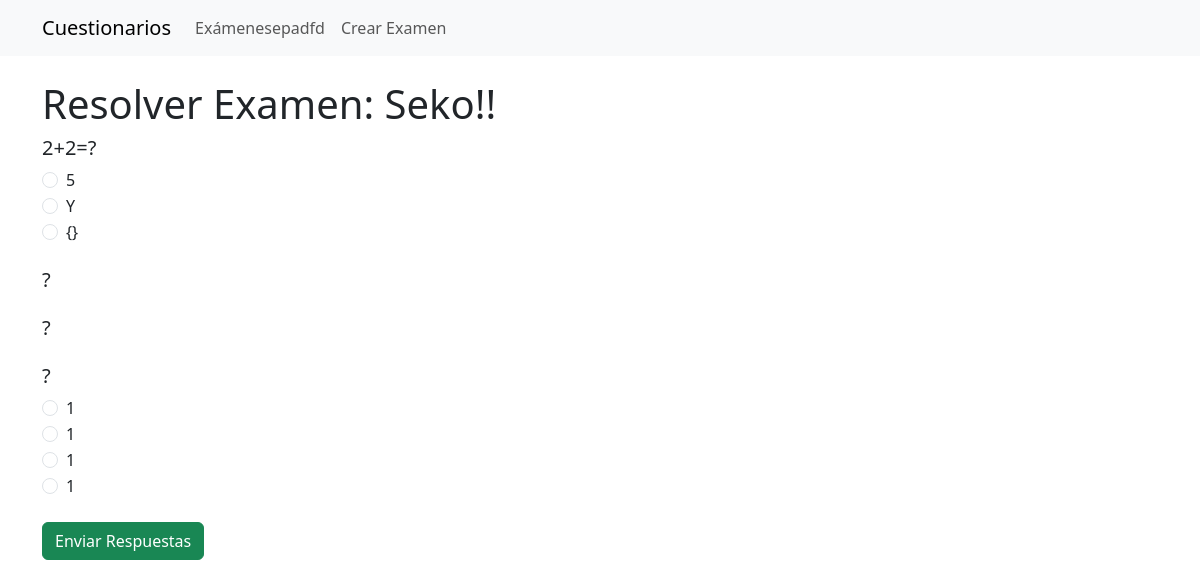
Screenshot of /exam/3/solve/ with the database file from the repository.
### quiz/models.py (models this page shows, shortened)
class Exam(models.Model):
    title = models.CharField(max_length=200, verbose_name="Título")
    description = models.TextField(blank=True, verbose_name="Descripción")
    created_date = models.DateTimeField(auto_now_add=True)

class Question(models.Model):
    exam = models.ForeignKey(Exam, on_delete=models.CASCADE, related_name='questions')
    text = models.TextField(verbose_name="Texto de la pregunta")

class Choice(models.Model):
    question = models.ForeignKey(Question, on_delete=models.CASCADE, related_name='choices')
    text = models.CharField(max_length=200, verbose_name="Texto")
    is_correct = models.BooleanField(default=False, verbose_name="Es correcta")

### quiz/views.py (the view, shortened to what this page needs)
# urls.py: path('exam/<int:exam_id>/solve/', views.exam_solve, name='exam_solve'),
def exam_solve(request, exam_id):
    exam = get_object_or_404(Exam, id=exam_id)
    questions = exam.questions.all().prefetch_related('choices')
    return render(request, 'quiz/exam_solve.html', {'exam': exam, 'questions': questions})

### quiz/templates/quiz/exam_solve.html (shortened to what this page needs)
{% extends "base.html" %}
{% block content %}
<h1>Resolver Examen: {{ exam.title }}</h1>
<form method="post">
    {% for question in questions %}
        <div class="mb-4">
            <h5>{{ question.text }}</h5>
            {% for choice in question.choices.all %}
                <div class="form-check">
                    <input class="form-check-input" type="radio" name="question_{{ question.id }}" value="{{ choice.id }}" id="choice_{{ choice.id }}">
                    <label class="form-check-label" for="choice_{{ choice.id }}">
                        {{ choice.text }}
                    </label>
                </div>
            {% endfor %}
        </div>
    {% endfor %}
    <button type="submit" class="btn btn-success">Enviar Respuestas</button>
</form>
{% endblock %}

### rows the page displays
Exam: title "Seko!!"
Question: text "2+2=?"
Choice: text "5"
Choice: text "Y"
Choice: text "{}"
Question: text "?"
Question: text "?"
Question: text "?"
Choice: text "1"
Choice: text "1"
Choice: text "1"
Choice: text "1"
